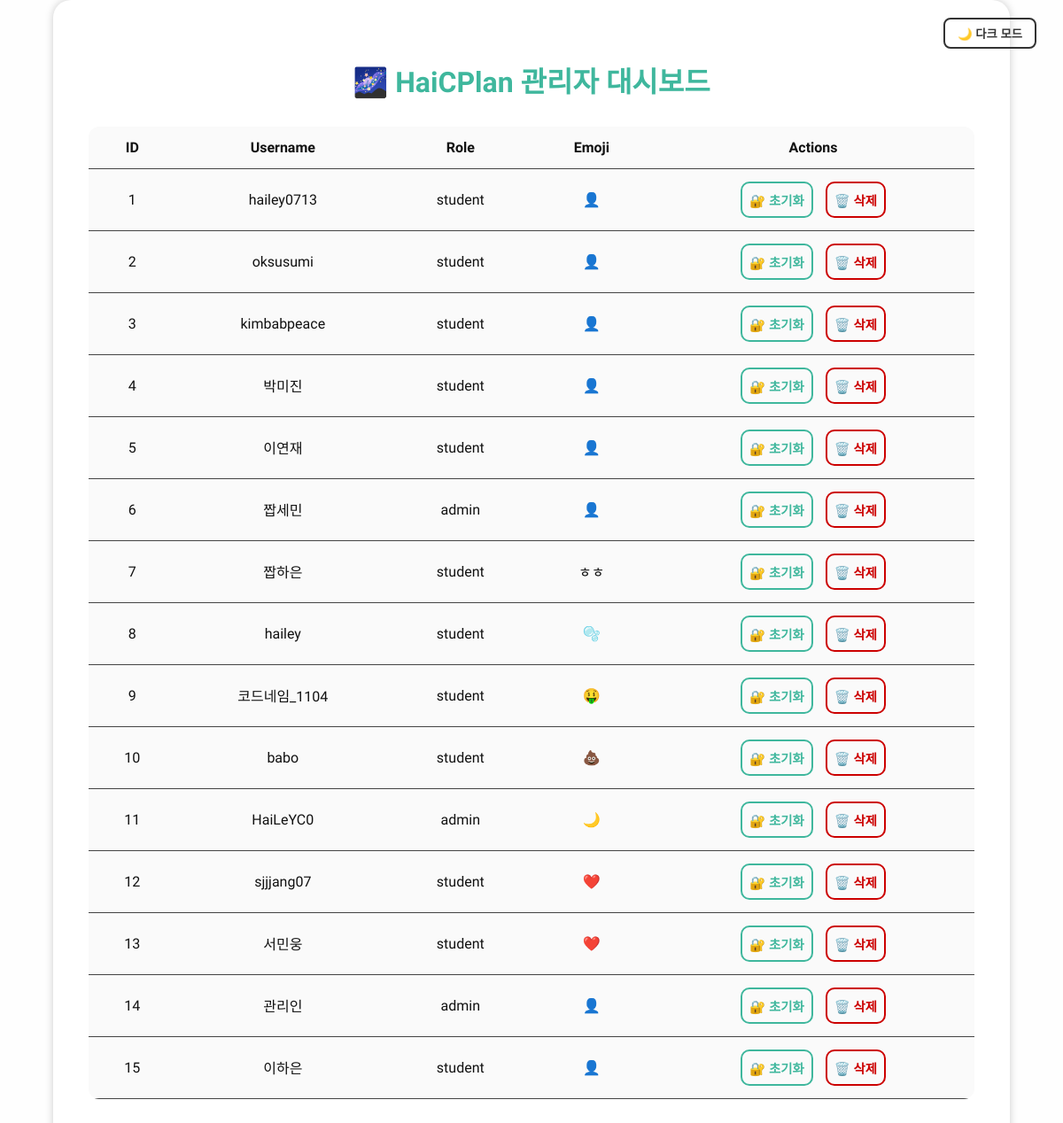
Page /admin (signed in) on the earlier database version.
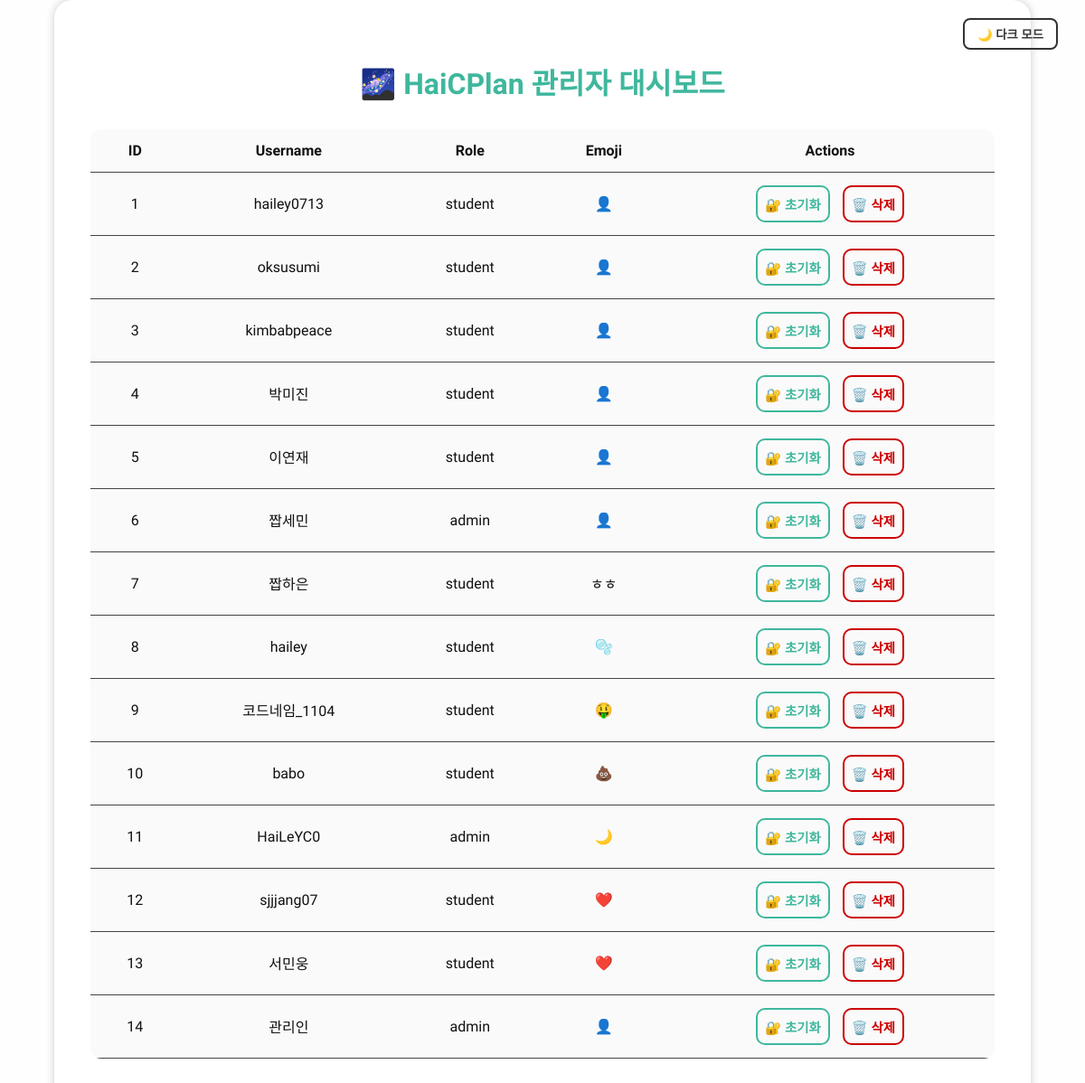
Same page on the later database version.
### tables this page shows
CREATE TABLE users (
            id INTEGER PRIMARY KEY AUTOINCREMENT,
            username TEXT NOT NULL UNIQUE,
            password TEXT NOT NULL,
            role TEXT NOT NULL
        , profile_image TEXT, emoji TEXT DEFAULT '👤');

### app.py (the view)
@app.route('/admin')
def admin_users():
    if session.get('role') != 'admin':
        return "⚠️ 관리자만 접근할 수 있습니다!"
    conn = sqlite3.connect('data.db')
    c = conn.cursor()
    c.execute("SELECT id, username, role, emoji FROM users")
    users = c.fetchall()
    conn.close()
    return render_template('admin.html', users=users)

### templates/admin.html (shortened to what this page needs)
<!DOCTYPE html>
<html lang="ko">
<head>
    <link rel="stylesheet" href="{{ url_for('static', filename='css/admin.css') }}">
</head>
<body>
    <div class="container">
        <h2>🌌 HaiCPlan 관리자 대시보드</h2>
        <button id="toggle-theme" class="theme-toggle">🌙 다크 모드</button>
        <table>
            <thead>
                <tr>
                    <th>ID</th>
                    <th>Username</th>
                    <th>Role</th>
                    <th>Emoji</th>
                    <th>Actions</th>
                </tr>
            </thead>
            <tbody>
                {% for user in users %}
                <tr>
                    <td>{{ loop.index }}</td>
                    <td>{{ user[1] }}</td>
                    <td>{{ user[2] }}</td>
                    <td>{{ user[3] }}</td>
                    <td>
                        <form action="{{ url_for('reset_password', user_id=user[0]) }}" method="post"
                            style="display:inline;">
                            <button class="neon-btn">🔐 초기화</button>
                        </form>
                        <form action="{{ url_for('delete_user', user_id=user[0]) }}" method="post"
                            style="display:inline;">
                            <button class="neon-btn danger" onclick="return confirm('정말 삭제할까요?')">🗑️ 삭제</button>
                        </form>
                    </td>
                </tr>
                {% endfor %}
            </tbody>
        </table>
    </div>
</body>
</html>

Differences in the rows shown:
removed users: username "이하은", role "student", emoji "👤"
